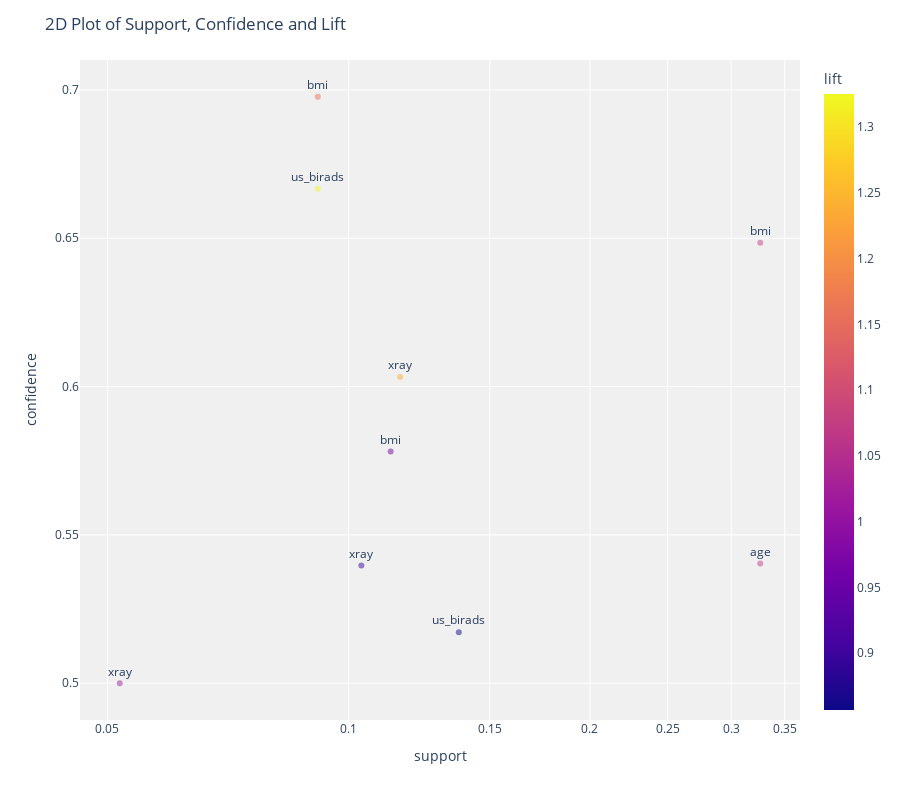

Here is the notebook cell this chart was saved with:
### Code cell
plot_model(model)

### Figure 1 — Plotly figure (JSON) as saved in the notebook; plotly's stock layout.template omitted (floating-point values rounded to 4 significant figures)
{"data": [{"customdata": [["bmi", "age"], ["us_birads", "bmi"], ["bmi", "age"], ["xray", "nd_blood"], ["bmi", "age"], ["age", "bmi"], ["xray", "age"], ["us_birads", "age"], ["xray", "nd_blood"]], "hoverlabel": {"namelength": 0}, "hovertemplate": "support=%{x}<br>confidence=%{y}<br>antecedents=%{customdata[0]}<br>consequents=%{customdata[1]}<br>antecedents_short=%{text}<br>lift=%{marker.color}", "legendgroup": "", "marker": {"color": [1.156, 1.325, 1.074, 1.236, 0.9577, 1.074, 0.894, 0.8568, 1.025], "coloraxis": "coloraxis", "opacity": 0.5, "symbol": "circle"}, "mode": "markers+text", "name": "", "showlegend": false, "text": ["bmi", "us_birads", "bmi", "xray", "bmi", "age", "xray", "us_birads", "xray"], "textposition": "top center", "type": "scatter", "x": [0.0915, 0.0915, 0.3262, 0.1159, 0.1128, 0.3262, 0.1037, 0.1372, 0.0518], "xaxis": "x", "y": [0.6977, 0.6667, 0.6485, 0.6032, 0.5781, 0.5404, 0.5397, 0.5172, 0.5], "yaxis": "y"}], "layout": {"coloraxis": {"colorbar": {"title": {"text": "lift"}}, "colorscale": [[0, "#0d0887"], [0.1111, "#46039f"], [0.2222, "#7201a8"], [0.3333, "#9c179e"], [0.4444, "#bd3786"], [0.5556, "#d8576b"], [0.6667, "#ed7953"], [0.7778, "#fb9f3a"], [0.8889, "#fdca26"], [1, "#f0f921"]]}, "height": 800, "legend": {"tracegroupgap": 0}, "margin": {"t": 60}, "plot_bgcolor": "rgb(240,240,240)", "title": {"text": "2D Plot of Support, Confidence and Lift"}, "xaxis": {"anchor": "y", "domain": [0, 1], "title": {"text": "support"}, "type": "log"}, "yaxis": {"anchor": "x", "domain": [0, 1], "title": {"text": "confidence"}}}}
